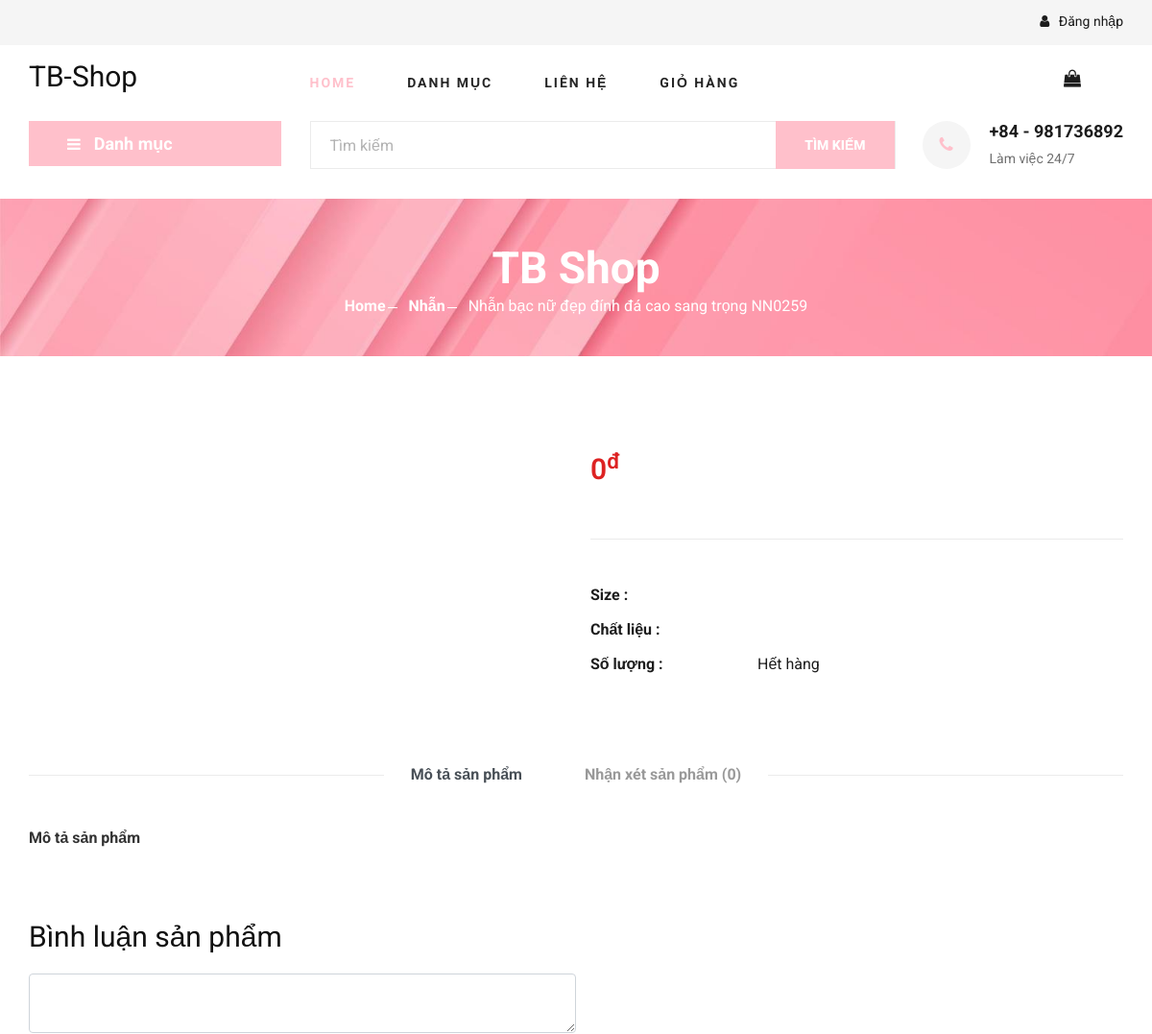
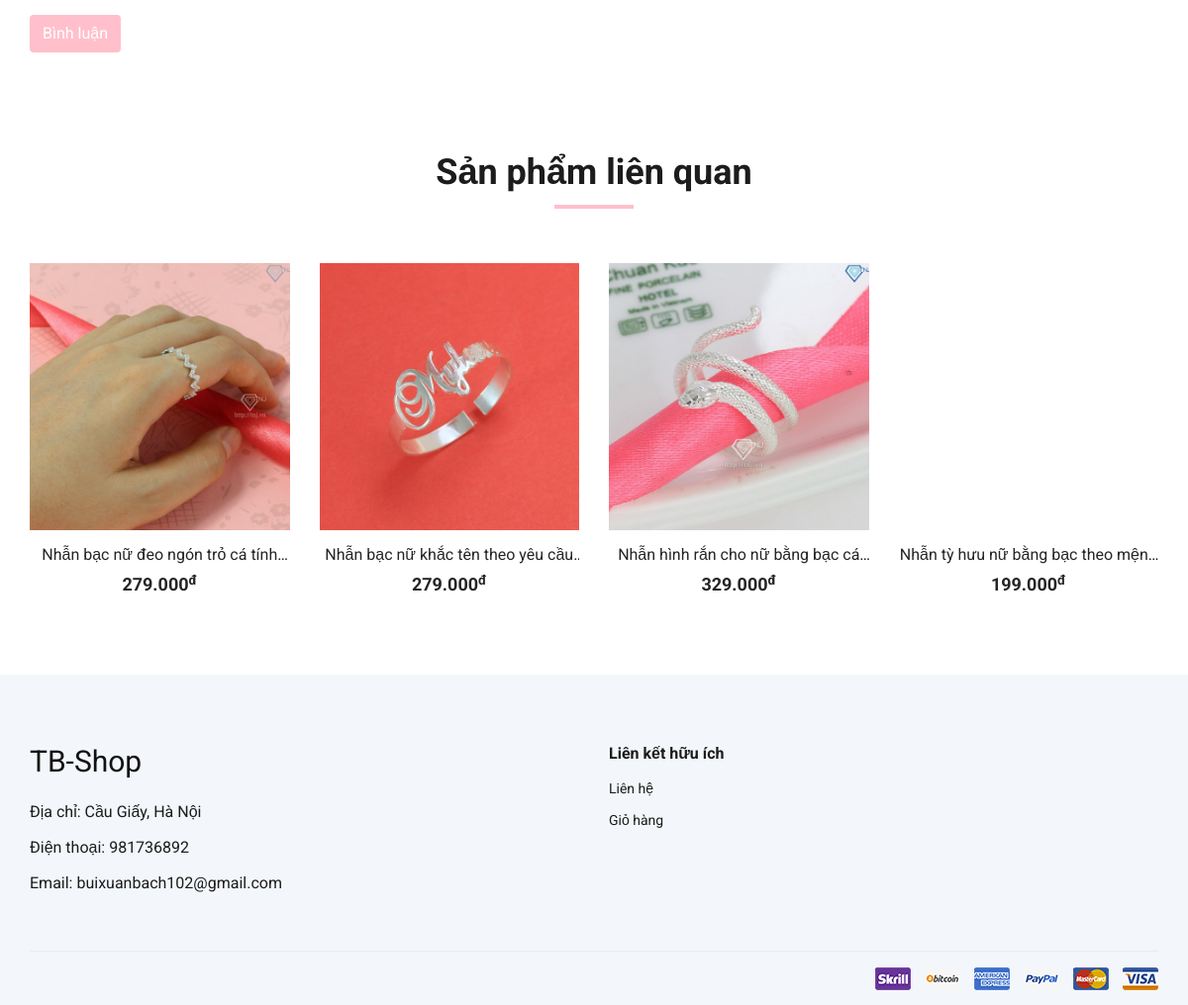
Page /shop-details.php?id=70 on the committed database (2 pictures, top to bottom).
### tables this page shows
CREATE TABLE `shop_info` (
  `in_name` varchar(255) NOT NULL,
  `in_address` varchar(255) NOT NULL,
  `in_email` varchar(255) NOT NULL,
  `in_phone` int(11) NOT NULL,
  `shop_open` time NOT NULL,
  `shop_close` time NOT NULL
);

CREATE TABLE `product` (
  `pro_id` int(11) NOT NULL,
  `pro_name` varchar(255) NOT NULL,
  `cat_id` int(11) NOT NULL,
  `pro_size` varchar(50) NOT NULL,
  `pro_material` varchar(255) NOT NULL,
  `pro_price` int(11) NOT NULL,
  `pro_im_price` int(11) NOT NULL,
  `pro_quantity` int(11) NOT NULL,
  `pro_image` varchar(255) NOT NULL,
  `pro_view` int(11) NOT NULL,
  `pro_desc` text NOT NULL,
  `date_created` datetime NOT NULL
);

CREATE TABLE `category` (
  `cat_id` int(11) NOT NULL,
  `cat_name` varchar(255) NOT NULL,
  `cat_image` varchar(255) DEFAULT NULL,
  `cat_status` tinyint(4) DEFAULT NULL
);

### shop-details.php (the view, shortened to what this page needs)
<?php include("./partials/header.php"); ?>
    <section class="breadcrumb-section set-bg" data-setbg="./assets/frontend/img/breadcrumb.jpg">
        <div class="container">
            <div class="row">
                <div class="col-lg-12 text-center">
                    <div class="breadcrumb__text">
                        <h2>TB Shop</h2>
                        <div class="breadcrumb__option">
                            <?php
                                if(isset($_GET['id'])){
                                    $id = $_GET['id'];
                                    $sql = "Select product.*, category.cat_name from product inner join category on product.cat_id = category.cat_id where pro_id = $id ";
                                    $result = mysqli_query($conn,$sql);
                                    if(mysqli_num_rows($result)>0){
                                        $row = mysqli_fetch_assoc($result);
                            ?>
                                <a href="./index.php">Home</a>
                                <a href="./shop-grid.php?id=<?php echo $row['cat_id']; ?>"><?php echo $row['cat_name']; ?></a>
                                <span><?php echo $row['pro_name']; ?></span>
                            <?php
                                    }
                                }
                            ?>
                        </div>
                    </div>
                </div>
            </div>
        </div>
    </section>
    <section class="product-details spad">
        <div class="container">
            <div class="row">
                <?php
                    if(isset($_GET['id'])){
                        $id = $_GET['id'];
                        $sqlPro = "SELECT  product.*, COUNT(comments.com_id) AS slcom FROM product INNER JOIN comments ON product.pro_id = comments.pro_id WHERE product.pro_id = $id";
                        $resultPro = mysqli_query($conn,$sqlPro);
                        $rowPro = mysqli_fetch_assoc($resultPro);
                ?>
                <div class="col-lg-6 col-md-6">
                    <div class="product__details__pic">
                        <div class="product__details__pic__item">
                        </div>
                    </div>
                </div>
                <div class="col-lg-6 col-md-6">
                    <div class="product__details__text">
                        <div class="product__details__price"><?php echo number_format($rowPro["pro_price"],0,",","."); ?><sup>đ</sup></div>
                        <ul>
                            <li><b>Size : </b> <span><?php echo $rowPro["pro_size"]; ?></span></li>
                            <li><b>Chất liệu : </b> <span><?php echo $rowPro["pro_material"]; ?></span></li>
                            <?php if($rowPro["pro_quantity"]==0){ ?>
                                <li><b>Số lượng : </b> <span> Hết hàng </span></li>
                            <?php }else{ ?>
                                <li><b>Số lượng : </b> <span><?php echo $rowPro["pro_quantity"]; ?></span></li>
                            <?php } ?>
                        </ul>
                    </div>
                </div>
                <div class="col-lg-12">
                    <div class="product__details__tab">
                        <ul class="nav nav-tabs" role="tablist">
                            <li class="nav-item">
                                <a class="nav-link active" data-toggle="tab" href="#tabs-1" role="tab"
                                    aria-selected="true">Mô tả sản phẩm</a>
                            </li>
                            <li class="nav-item">
                                <a class="nav-link" data-toggle="tab" href="#tabs-3" role="tab"
                                    aria-selected="false">Nhận xét sản phẩm <span>(<?php echo $rowPro["slcom"];  ?>)</span></a>
                            </li>
                        </ul>
                        <div class="tab-content">
                            <div class="tab-pane active" id="tabs-1" role="tabpanel">
                                <div class="product__details__tab__desc">
                                    <h6>Mô tả sản phẩm</h6>
                                </div>
                            </div>
                            <?php } ?>
                            </div>
                        </div>
                    </div>
                </div>
                <div class="col-lg-12 form-comment">
                    <h3 class="title-comment">Bình luận sản phẩm</h3>
                    <form id="comment" action="shop-details.php?id=<?php echo $id; ?>" method="post">
                        <div class="form-group">
                            <textarea class="form-control col-lg-6" name="comment" require=""></textarea>
                        </div>
                        <button type="submit" name="submit" style="background-color: pink; color: #fff" class="btn btn-default">Bình luận</button>
                    </form>
                </div>
            </div>
    </section>
    <section class="related-product">
        <div class="container">
            <div class="row">
                <div class="col-lg-12">
                    <div class="section-title related__product__title">
                        <h2>Sản phẩm liên quan</h2>
                    </div>
                </div>
            </div>
            <div class="row">
                <?php
                    $cat_id = $row["cat_id"];
                    $sqlOther = "Select * from product where cat_id = $cat_id order by RAND() limit 4";
                    $resultOther = mysqli_query($conn,$sqlOther);
                    while($rowOther = mysqli_fetch_assoc($resultOther)){
                ?>
                <div class="col-lg-3 col-md-4 col-sm-6">
                    <div class="product__item">
                        <div class="product__item__pic set-bg" data-setbg="<?php echo $rowOther["pro_image"]; ?>">
                        </div>
                        <div class="product__item__text">
                            <h6 class="product_name"><a href="shop-details.php?id=<?php echo $rowOther["pro_id"];  ?>"><?php echo $rowOther["pro_name"]; ?></a></h6>
                            <h5><?php echo number_format($rowOther["pro_price"],0,",","."); ?><sup>đ</sup></h5>
                        </div>
                    </div>
                </div>
                <?php } ?>
            </div>
        </div>
    </section>
<?php include("./partials/footer.php"); ?>

### partials/header.php (shortened to what this page needs)
<?php
    require "connection.php";
    $sqlIn = "Select * from shop_info";
    $resultIn = mysqli_query($conn,$sqlIn);
    $rowIn = mysqli_fetch_assoc($resultIn);
?>
<!DOCTYPE html>
<html lang="zxx">
<head>
    <link rel="stylesheet" href="assets/frontend/css/bootstrap.min.css" type="text/css">
    <link rel="stylesheet" href="assets/frontend/css/font-awesome.min.css" type="text/css">
    <link rel="stylesheet" href="assets/frontend/css/elegant-icons.css" type="text/css">
    <link rel="stylesheet" href="assets/frontend/css/nice-select.css" type="text/css">
    <link rel="stylesheet" href="assets/frontend/css/jquery-ui.min.css" type="text/css">
    <link rel="stylesheet" href="assets/frontend/css/owl.carousel.min.css" type="text/css">
    <link rel="stylesheet" href="assets/frontend/css/slicknav.min.css" type="text/css">
    <link rel="stylesheet" href="assets/frontend/css/style.css" type="text/css">
</head>
<body>
    <header class="header">
        <div class="header__top">
            <div class="container">
                <div class="row">
                    <div class="col-lg-12 col-md-12">
                        <div class="header__top__right">
                            <div class="header__top__right__auth">
                                <?php
                                    if(isset($_SESSION["loginHome"])){
                                ?>
                                    <a href="user.php?id=<?php echo $_SESSION["loginHome"][0]; ?>"><i class="fa fa-user"></i><?php echo $_SESSION["loginHome"][1];?></a>
                                <?php
                                    }else{
                                ?>
                                    <a href="login.php"><i class="fa fa-user"></i> Đăng nhập</a>
                                <?php
                                    }
                                ?>
                            </div>
                        </div>
                    </div>
                </div>
            </div>
        </div>
        <div class="container">
            <div class="row">
                <div class="col-lg-3">
                    <div class="header__logo">
                        <a href="./"><h3><?php echo $rowIn["in_name"]; ?></h3></a>
                    </div>
                </div>
                <div class="col-lg-6">
                    <nav class="header__menu">
                    <ul>
                        <li class="active"><a href="./">Home</a></li>
                        <li><a href="#">Danh mục</a>
                        </li>
                        <li><a href="./contact.php">Liên hệ</a></li>
                        <li><a href="./shoping-cart.php">Giỏ hàng</a></li>
                    </ul>
                    </nav>
                </div>
                <div class="col-lg-3">
                    <div class="header__cart">
                        <ul>
                            <li><a href="./shoping-cart.php"><i class="fa fa-shopping-bag"></i></a></li>
                        </ul>
                    </div>
                </div>
            </div>
        </div>
    </header>
    <section class="hero hero-normal">
        <div class="container">
            <div class="row">
                <div class="col-lg-3">
                    <div class="hero__categories">
                        <div class="hero__categories__all">
                            <i class="fa fa-bars"></i>
                            <span>Danh mục</span>
                        </div>
                    </div>
                </div>
                <div class="col-lg-9">
                    <div class="hero__search">
                        <div class="hero__search__form">
                            <form action="shop-search.php" method="get">
                                <input type="text" placeholder="Tìm kiếm" name="keyword">
                                <button type="submit" class="site-btn" name="search" value="Tìm Kiếm">Tìm Kiếm</button>
                            </form>
                        </div>
                        <div class="hero__search__phone">
                            <div class="hero__search__phone__icon">
                                <i class="fa fa-phone"></i>
                            </div>
                            <div class="hero__search__phone__text">
                                <h5>+84 - <?php echo $rowIn["in_phone"]; ?></h5>
                                <span>Làm việc 24/7 </span>
                            </div>
                        </div>
                    </div>
                </div>
            </div>
        </div>
    </section>

### partials/footer.php (shortened to what this page needs)
 <footer class="footer spad">
        <div class="container">
            <div class="row">
            <?php
                $sqlInfo = "Select * from shop_info";
                $resultInfo = mysqli_query($conn,$sqlInfo);
                $rowInfo = mysqli_fetch_assoc($resultInfo);
            ?>
                <div class="col-lg-5 col-md-6 col-sm-6">
                    <div class="footer__about">
                        <div class="footer__about__logo">
                            <a href="./"><h3><?php echo $rowInfo["in_name"]; ?></h3></a>
                        </div>
                        <ul>
                            <li>Địa chỉ: <?php echo $rowInfo["in_address"]; ?></li>
                            <li>Điện thoại: <?php echo $rowInfo["in_phone"]; ?></li>
                            <li>Email: <?php echo $rowInfo["in_email"]; ?></li>
                        </ul>
                    </div>
                </div>
                <div class="col-lg-6 col-md-6 col-sm-6 offset-lg-1">
                    <div class="footer__widget">
                        <h6>Liên kết hữu ích</h6>
                        <ul>
                            <li><a href="contact.php">Liên hệ</a></li>
                            <li><a href="./shoping-cart.php">Giỏ hàng</a></li>
                        </ul>
                    </div>
                </div>
            </div>
            <div class="row">
                <div class="col-lg-12">
                    <div class="footer__copyright">
                        <div class="footer__copyright__payment"><img src="assets/frontend/img/payment-item.png" alt=""></div>
                    </div>
                </div>
            </div>
        </div>
    </footer>
</body>
</html>

### rows in the picture
shop_info: in_name "TB-Shop", in_phone "981736892", in_address "Cầu Giấy, Hà Nội", in_email "buixuanbach102@gmail.com"
product: cat.cat_name "Nhẫn", pro_name "Nhẫn bạc nữ đẹp đính đá cao sang trọng NN0259"
product: shows a picture, pro_name "Nhẫn bạc nữ đeo ngón trỏ cá…", pro_price "279.000"
product: shows a picture, pro_name "Nhẫn bạc nữ khắc tên theo yêu…", pro_price "279.000"
product: shows a picture, pro_name "Nhẫn hình rắn cho nữ bằng bạc…", pro_price "329.000"
product: pro_name "Nhẫn tỳ hưu nữ bằng bạc theo…", pro_price "199.000"

### other values in the picture
$rowPro["pro_price"] "0"
$rowPro["slcom"] "0"
